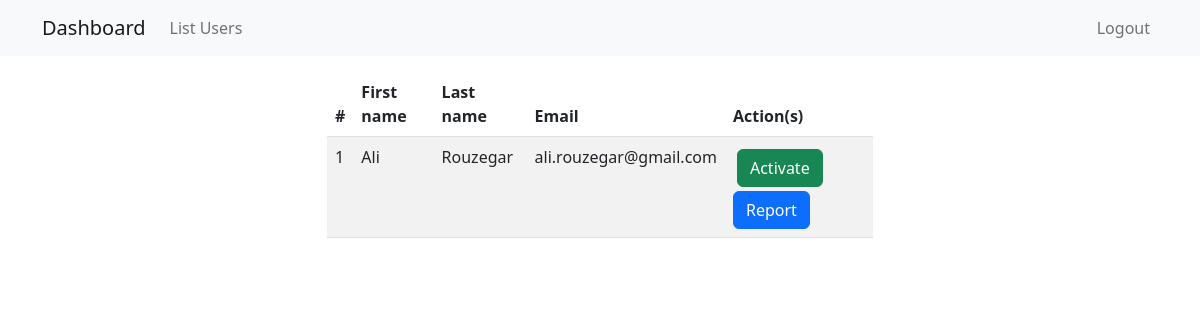
Before: /admin/users (signed in) with the older database file.
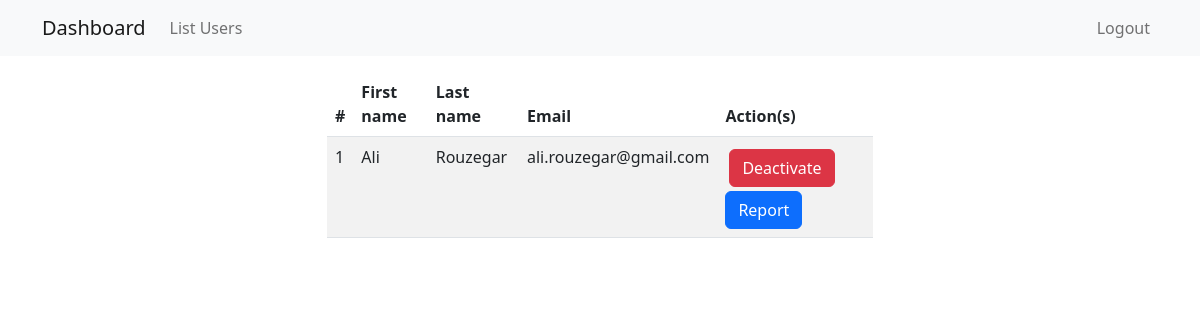
After: the same page with the newer database file.
### project/mod_user/models.py (models this page shows, shortened)
class User(db.Model,UserMixin):
    id = db.Column(db.Integer(), primary_key=True)
    fname = db.Column(db.String(length=24), nullable=False)
    lname = db.Column(db.String(length=24), nullable=False)
    email = db.Column(db.String(length=160), nullable=False, unique=True)
    password_hash = db.Column(db.String(length=200), nullable=False)
    gender = db.Column(db.Integer(), nullable=False)
    role = db.Column(db.Integer(), nullable=False, default=0)
    active = db.Column(db.Boolean(),nullable=False,default=False)
    @property
    def password(self):
        return self.password_hash

### project/mod_admin/views.py (the view)
@admin.route('/users')
@login_required
@admin_only
def list_users():
    users = User.query.filter(User.role != 1).all()
    active_form = ActiveUserForm()
    deactive_form = DeactiveUserForm()
    return render_template('admin/list_users.html', users=users, active_form=active_form, deactive_form=deactive_form, title='List Users')

### project/mod_admin/utils.py (called while the page is built)
def admin_only(func):
    @wraps(func)
    def wrapper(*args,**kwargs):
        if current_user.role != 1:
            abort(HTTPStatus.FORBIDDEN)
        return func(*args,**kwargs)
    return wrapper

### project/mod_user/models.py (called while the page is built)
@login.user_loader
def load_user(id):
    return User.query.get(int(id))

### project/mod_admin/templates/admin/list_users.html (shortened to what this page needs)
{% extends 'admin/base.html' %}
{% block content_bp %}
<div class="container">
    <div class="row">
        <div class="col-12 col-lg-6 my-3 table-responsive mx-auto">
            {% if users %}
            <table class="table table-striped table-hover ">
                <thead>
                    <tr>
                        <th>#</th>
                        <th>First name</th>
                        <th>Last name</th>
                        <th>Email</th>
                        <th>Action(s)</th>
                    </tr>
                </thead>
                <tbody>
                    {% set index = namespace(value=0) %}
                    {% for user in users %}
                    {% set index.value = index.value + 1 %}
                    <tr>
                        <td>{{ index.value }}</td>
                        <td>{{ user.fname }}</td>
                        <td>{{ user.lname }}</td>
                        <td>{{ user.email }}</td>
                        <td>
                            {% if user.active %}
                            <button data-bs-toggle="modal" data-bs-target="#Deactivate-{{ user.id }}" class="btn btn-danger m-1">Deactivate</button>
                            {% else %}
                            <button data-bs-toggle="modal" data-bs-target="#Activate-{{ user.id }}" class="btn btn-success m-1">Activate</button>
                            {% endif %}
                            <button class="btn btn-primary">Report</button>
                        </td>
                    </tr>
                    {% endfor %}
                </tbody>
            </table>
            {% endif %}
        </div>
    </div>
</div>
{% endblock %}

### project/mod_admin/templates/admin/base.html (shortened to what this page needs)
{% extends 'base.html' %}
{% block content %}
{% include 'admin/includes/navbar.html' %}
{% block content_bp %}{% endblock %}
{% endblock %}

### project/templates/base.html (shortened to what this page needs)
<!DOCTYPE html>
<html lang="en">
<head>
    <link rel="stylesheet" href="{{ url_for('static',filename='css/bootstrap.min.css') }}">
</head>
<body>
    {% block content %}
    {% endblock %}
</body>
</html>

### project/mod_admin/templates/admin/includes/navbar.html (shortened to what this page needs)
<nav class="navbar navbar-expand-lg bg-light">
    <div class="container">
        <a href="{{ url_for('admin.index') }}" class="navbar-brand">Dashboard</a>
        <div class="collapse navbar-collapse" id="usernavbar">
            <ul class="navbar-nav me-auto mb-lg-0 mb-2">
                <li class="nav-item">
                    <a href="{{ url_for('admin.list_users') }}" class="nav-link">List Users</a>
                </li>
            </ul>
            <ul class="navbar-nav ms-auto mb-lg-0 mb-2">
                <li class="nav-item">
                    <a href="{{ url_for('admin.logout') }}" class="nav-link">Logout</a>
                </li>
            </ul>
        </div>
    </div>
</nav>

Changed rows visible on the page:
changed User "Ali": active "Activate" → "Deactivate"
